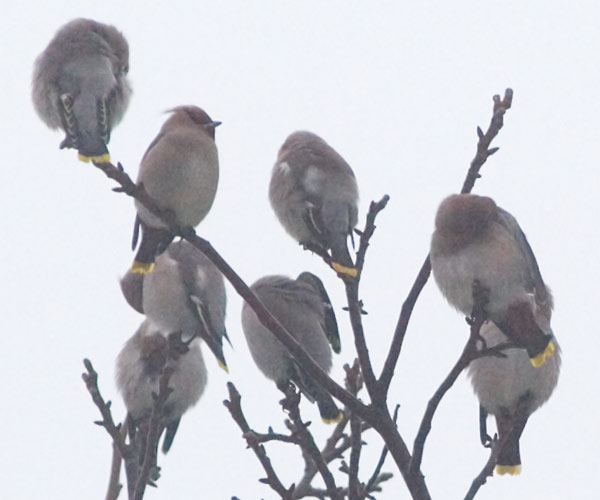
#> input picture image/day04/source.jpg, 600 x 500 px
$ python image_frequency_filter_base.py   (older library calls are emulated)
#> lines starting #> are read from the running program, lines starting #| are printed output that depends on the picture
import numpy as np
import scipy.misc
import PIL.Image
import matplotlib.pyplot as plt
"""
    ;Author 陈浩
    ;Date 2018/12/9
    ;Detail 数字图像处理_频率滤波
       傅里叶变换(Fourier transform)是一种线性的积分变换, 常在将信号在时域(或空域)和频域之间变换时使用。
       经过傅里叶变换而生成的函数 fˆ 称作原函数 f 的傅里叶变换、亦或其频谱. 在许多情况下, 傅里叶变换是可逆的,
       即可通过 fˆ 得到其原函数 f .通常情况下, f 是实数函数, 而 fˆ 则是复数函数, 用一个复数来表示振幅和相位.
"""
path = "./image/day04/"

img = PIL.Image.open(path+"source.jpg")
#> img is the input picture: PIL image 600x500 RGB; mean R, G, B 198.3, 199.2, 205.4
img = img.convert("L")
#> img: PIL image 600x500 L
img_mat = scipy.misc.fromimage(img)
rows, cols = img_mat.shape
#> rows = 500; cols = 600

# 扩展 M * N 图像到 2M * 2N
img_mat_ext = np.zeros((2*rows, 2*cols))
for i in range(rows):
    for j in range(cols):
        img_mat_ext[i][j] = img_mat[i][j]
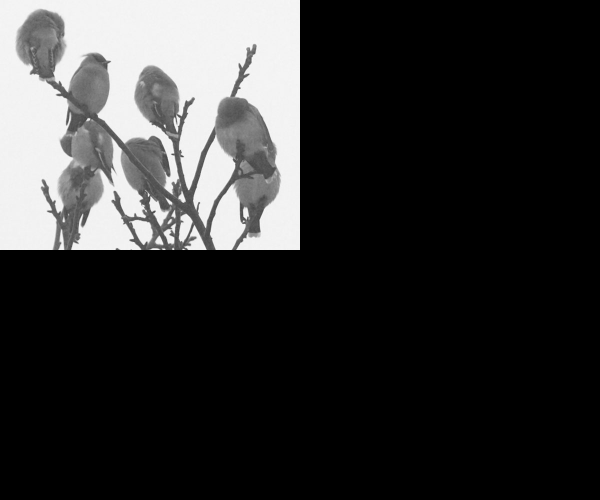
#> img_mat_ext: shape (1000, 1200) float64 (shown at 1/2 size); min 0, max 255, mean 49.9

# 快速傅里叶变换得到频率分布
img_mat_fu = np.fft.fft2(img_mat_ext)
# 将低频信号移植中间, 等效于在时域上对 f(x, y) 乘以 (-1)^(m + n)
img_mat_fu = np.fft.fftshift(img_mat_fu)

# 显示原图
plt.subplot(121)
plt.imshow(img_mat, "gray")
plt.title("original")
plt.subplot(122)
# 在显示频率谱之前, 对频率谱取实部并进行对数变换
plt.imshow(np.log(abs(img_mat_fu)), "gray")
plt.title("fourier")
plt.show()
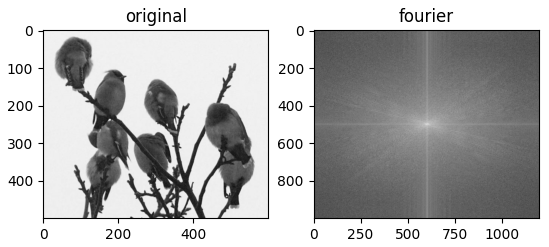
#> figure drawn by matplotlib, 2 panels

# 傅里叶反变换
im_converted_mat = np.fft.ifft2(np.fft.ifftshift(img_mat_fu))
# 得到傅里叶反变换结果的实部
im_converted_mat = np.abs(im_converted_mat)
# 提取左上象限
im_converted_mat = im_converted_mat[0:rows, 0:cols]
#> im_converted_mat: shape (500, 600) float64
# 显示图像
im_converted = PIL.Image.fromarray(im_converted_mat)
im_converted.save(path+"source_fourier.gif")
